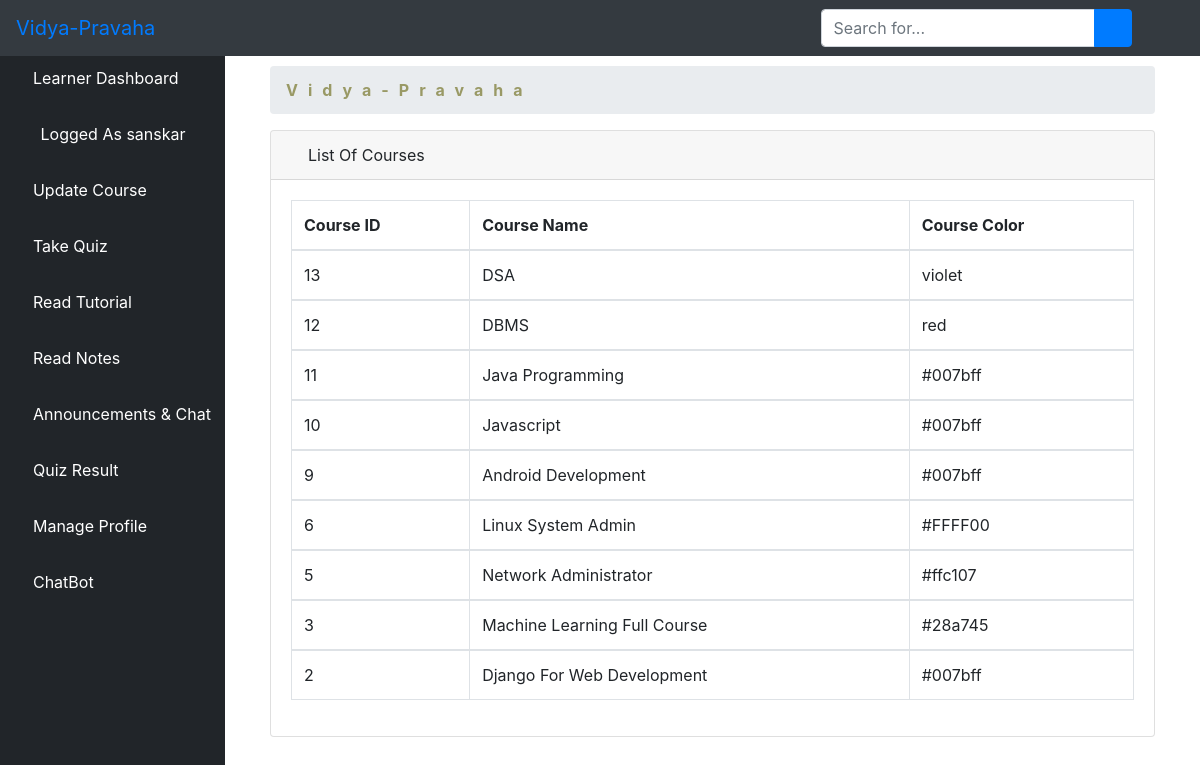
Screenshot of /list_courseler/ (signed in) with the database file from the repository.
### elearn/models.py (models this page shows, shortened)
class User(AbstractUser):
    is_learner = models.BooleanField(default=False)
    is_instructor = models.BooleanField(default=False)
    is_admin = models.BooleanField(default=False)
    is_parent = models.BooleanField(default=False)

class Course(models.Model):
    name = models.CharField(max_length=30)
    color = models.CharField(max_length=7, default='#007bff')

### elearn/views.py (the view)
# urls.py: path('list_courseler/', views.ListCourseLer.as_view(), name='list_courseler'),
class ListCourseLer(LoginRequiredMixin, ListView):
    model = Course
    template_name = 'dashboard/learner/list_courses.html'
    context_object_name = 'courses'
    paginated_by = 10
    def get_queryset(self):
        return Course.objects.order_by('-id')

### elearn/templates/dashboard/learner/list_courses.html (shortened to what this page needs)
{% extends 'dashboard/learner/base.html' %}
{% block body %}
        <div class="container-fluid">
        <div class="row">
          <div class="col-12 mb-3">
          <div class="col-12 mb-3">
                <div id="content-wrapper">
        <div class="container-fluid">
            <ol class="breadcrumb">
                <li class="breadcrumb-item">
                    <a href="{% url 'learner'%}" style="color: #999965; font-weight: bold; letter-spacing: 10px">Vidya-Pravaha</a>
                </li>
            </ol>
            <div class="card mb-3">
                <div class="card-header">
                    <i class="fas fa-table"></i>
                    List Of Courses
                </div>
                <div class="card-body">
                    <div class="table-responsive">
                        <table class="table table-bordered" id="dataTable" width="100%" cellspacing="0">
                            <thead>
                            <tr>
                                <th>Course ID</th>
                                <th>Course Name</th>
                                <th>Course Color</th>
                                {%if courses %}
                                {%for course in courses%}
                            </tr>
                            </thead>
                            <tbody>
                                <tr>
                                    <td>{{ course.id }}</td>
                                    <td>{{ course.name }}</td>
                                    <td>{{ course.color }}</td>
                                </tr>
                            {% endfor %}
                        {% endif %}
                            </tbody>
                        </table>
                    </div>
                </div>
            </div>
        </div>
    </div>
          </div>
        </div>
      </div>
    </div>
{% endblock %}

### elearn/templates/dashboard/learner/base.html (shortened to what this page needs)
<!DOCTYPE html>
<html lang="en">
<head>
    {% load static %}
    <link href="{% static 'vendor/fontawesome-free/css/all.min.css' %}" rel="stylesheet" type="text/css">
    <link href="{% static 'vendor/datatables/dataTables.bootstrap4.css' %}" rel="stylesheet">
    <link href="{% static 'css/sb-admin.css' %}" rel="stylesheet">
</head>
<body id="page-top">
<nav class="navbar navbar-expand navbar-dark bg-dark fixed-top">
    <a class="navbar-brand mr-1 text-primary" href="">Vidya-Pravaha</a>
    <button class="btn btn-link btn-sm text-white order-1 order-sm-0" id="sidebarToggle" href="#">
        <i class="fas fa-bars"></i>
    </button>
    <form class="d-none d-md-inline-block form-inline ml-auto mr-0 mr-md-3 my-2 my-md-0">
        <div class="input-group">
            <input type="text" class="form-control" placeholder="Search for..." aria-label="Search" aria-describedby="basic-addon2">
            <div class="input-group-append">
                <button class="btn btn-primary" type="button">
                    <i class="fas fa-search"></i>
                </button>
            </div>
        </div>
    </form>
    <ul class="navbar-nav ml-auto ml-md-0">
        <li class="nav-item dropdown no-arrow">
            <a class="nav-link dropdown-toggle" href="#" id="userDropdown" role="button" data-toggle="dropdown" aria-haspopup="true" aria-expanded="false">
                <i class="fas fa-user-circle fa-fw text-primary"></i>
            </a>
        </li>
    </ul>
</nav>
<div id="wrapper" style="padding-top: 50px;">
<ul class="sidebar navbar-nav">
    <li class="nav-item active">
        <a class="nav-link" href="{% url 'learner' %}">
         <i class="fa fa-home" aria-hidden="true"></i>
            <span>Learner Dashboard</span>
        </a>
    </li>
    <li class="nav-item active">
        <a class="nav-link" href="">
            <i class="fas fa-user-circle fa-fw text-primary"></i>
            <span>Logged As {{ user.username }}</span>
        </a>
    </li>
         <li class="nav-item">
        <a class="nav-link" href="{% url 'interests' %}">
            <i class="fa fa-folder-open"></i>
            <span style="color: white">Update Course</span>
        </a>
    </li>
        <li class="nav-item">
        <a class="nav-link" href="{% url 'lquiz_list' %}">
            <i class="fas fa-book"></i>
            <span style="color: white">Take Quiz</span>
        </a>
    </li>
     <li class="nav-item">
        <a class="nav-link" href="{% url 'ltutorial' %}">
            <i class="fas fa-book-reader text-default"></i>
            <span style="color: white">Read Tutorial</span>
        </a>
    </li>
      <li class="nav-item">
        <a class="nav-link" href="{% url 'llnotes' %}">
            <i class="fas fa-pen" aria-hidden="true"></i>
            <span style="color: white">Read Notes</span>
        </a>
    </li>
        <li class="nav-item dropdown no-arrow">
            <a class="nav-link dropdown-toggle" data-toggle="dropdown" aria-haspopup="true" aria-expanded="false" href="">
                <i class="fas fa-bell"></i>
                <span style="color: white">Announcements & Chat</span>
            </a>
            </li>
    <li class="nav-item">
        <a class="nav-link" href="{% url 'piecharts' %}">
                <i class="fas fa-pen" aria-hidden="true"></i>
                <span style="color: white">Quiz Result</span>
        </a>
    </li>
      <li class="nav-item dropdown no-arrow">
                            <a class="nav-link dropdown-toggle" data-toggle="dropdown" aria-haspopup="true" aria-expanded="false" href="">
            <i class="fas fa-user text-default"></i>
            <span style="color: white">Manage Profile</span>
        </a>
        </li>
        <li class="nav-item">
            <a class="nav-link" href="{% url 'bot_search' %}">
            <i class='fas fa-robot'></i>
                <span style="color: white">ChatBot</span>
            </a>
        </li>
</ul>
    {% block body %}{% endblock %}
</div>

### rows the page displays
User: username "sanskar"
Course: id "13", name "DSA", color "violet"
Course: id "12", name "DBMS", color "red"
Course: id "11", name "Java Programming", color "#007bff"
Course: id "10", name "Javascript", color "#007bff"
Course: id "9", name "Android Development", color "#007bff"
Course: id "6", name "Linux System Admin", color "#FFFF00"
Course: id "5", name "Network Administrator", color "#ffc107"
Course: id "3", name "Machine Learning Full Course", color "#28a745"
Course: id "2", name "Django For Web Development", color "#007bff"
